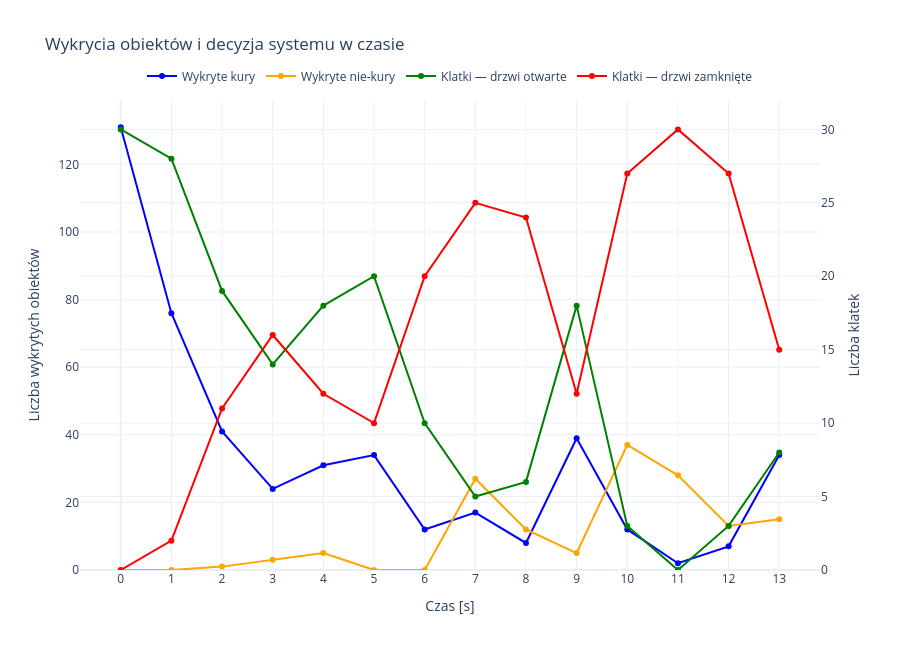

The cell this chart's notebook holds for it:
### Code cell
fig = go.Figure()

fig.add_trace(
    go.Scatter(
        x=df["sekunda"],
        y=df["suma_wykrytych_kur"],
        mode="lines+markers",
        name="Wykryte kury",
        line=dict(color="blue"),
        marker=dict(color="blue"),
        hovertemplate=
            "Sekunda: %{x}<br>" +
            "Kury: %{y}<extra></extra>"
    )
)

fig.add_trace(
    go.Scatter(
        x=df["sekunda"],
        y=df["suma_wykrytych_nie_kur"],
        mode="lines+markers",
        name="Wykryte nie-kury",
        line=dict(color="orange"),
        marker=dict(color="orange"),
        hovertemplate=
            "Sekunda: %{x}<br>" +
            "Nie-kury: %{y}<extra></extra>"
    )
)


fig.add_trace(
    go.Scatter(
        x=df["sekunda"],
        y=df["klatki_otwarte"],
        mode="lines+markers",
        name="Klatki — drzwi otwarte",
        line=dict(color="green"),
        marker=dict(color="green"),
        yaxis="y2",
        hovertemplate=
            "Sekunda: %{x}<br>" +
            "Otwarte: %{y} klatek<extra></extra>"
    )
)


fig.add_trace(
    go.Scatter(
        x=df["sekunda"],
        y=df["klatki_zamkniete"],
        mode="lines+markers",
        name="Klatki — drzwi zamknięte",
        line=dict(color="red"),
        marker=dict(color="red"),
        yaxis="y2",
        hovertemplate=
            "Sekunda: %{x}<br>" +
            "Zamknięte: %{y} klatek<extra></extra>"
    )
)

fig.update_layout(

    title="Wykrycia obiektów i decyzja systemu w czasie",

    xaxis=dict(
        title="Czas [s]",
        dtick=1
    ),

    yaxis=dict(
        title="Liczba wykrytych obiektów",
        rangemode="tozero"
    ),

    yaxis2=dict(
        title="Liczba klatek",
        overlaying="y",
        side="right",
        rangemode="tozero",
        range=[
            0,
            df["liczba_klatek"].max() + 2
        ]
    ),

    hovermode="x unified",

    template="plotly_white",

    legend=dict(
        orientation="h",
        yanchor="bottom",
        y=1.02,
        xanchor="center",
        x=0.5
    ),

    height=650
)


fig.show()

### Figure 1 — Plotly figure (JSON) as saved in the notebook; plotly's stock layout.template omitted (floating-point values rounded to 4 significant figures)
{"data": [{"hovertemplate": "Sekunda: %{x}<br>Kury: %{y}<extra></extra>", "line": {"color": "blue"}, "marker": {"color": "blue"}, "mode": "lines+markers", "name": "Wykryte kury", "type": "scatter", "x": [0, 1, 2, 3, 4, 5, 6, 7, 8, 9, 10, 11, 12, 13], "y": [131, 76, 41, 24, 31, 34, 12, 17, 8, 39, 12, 2, 7, 34]}, {"hovertemplate": "Sekunda: %{x}<br>Nie-kury: %{y}<extra></extra>", "line": {"color": "orange"}, "marker": {"color": "orange"}, "mode": "lines+markers", "name": "Wykryte nie-kury", "type": "scatter", "x": [0, 1, 2, 3, 4, 5, 6, 7, 8, 9, 10, 11, 12, 13], "y": [0, 0, 1, 3, 5, 0, 0, 27, 12, 5, 37, 28, 13, 15]}, {"hovertemplate": "Sekunda: %{x}<br>Otwarte: %{y} klatek<extra></extra>", "line": {"color": "green"}, "marker": {"color": "green"}, "mode": "lines+markers", "name": "Klatki — drzwi otwarte", "type": "scatter", "x": [0, 1, 2, 3, 4, 5, 6, 7, 8, 9, 10, 11, 12, 13], "y": [30, 28, 19, 14, 18, 20, 10, 5, 6, 18, 3, 0, 3, 8], "yaxis": "y2"}, {"hovertemplate": "Sekunda: %{x}<br>Zamknięte: %{y} klatek<extra></extra>", "line": {"color": "red"}, "marker": {"color": "red"}, "mode": "lines+markers", "name": "Klatki — drzwi zamknięte", "type": "scatter", "x": [0, 1, 2, 3, 4, 5, 6, 7, 8, 9, 10, 11, 12, 13], "y": [0, 2, 11, 16, 12, 10, 20, 25, 24, 12, 27, 30, 27, 15], "yaxis": "y2"}], "layout": {"height": 650, "hovermode": "x unified", "legend": {"orientation": "h", "x": 0.5, "xanchor": "center", "y": 1.02, "yanchor": "bottom"}, "title": {"text": "Wykrycia obiektów i decyzja systemu w czasie"}, "xaxis": {"dtick": 1, "title": {"text": "Czas [s]"}}, "yaxis": {"rangemode": "tozero", "title": {"text": "Liczba wykrytych obiektów"}}, "yaxis2": {"overlaying": "y", "range": [0, 32], "rangemode": "tozero", "side": "right", "title": {"text": "Liczba klatek"}}}}
